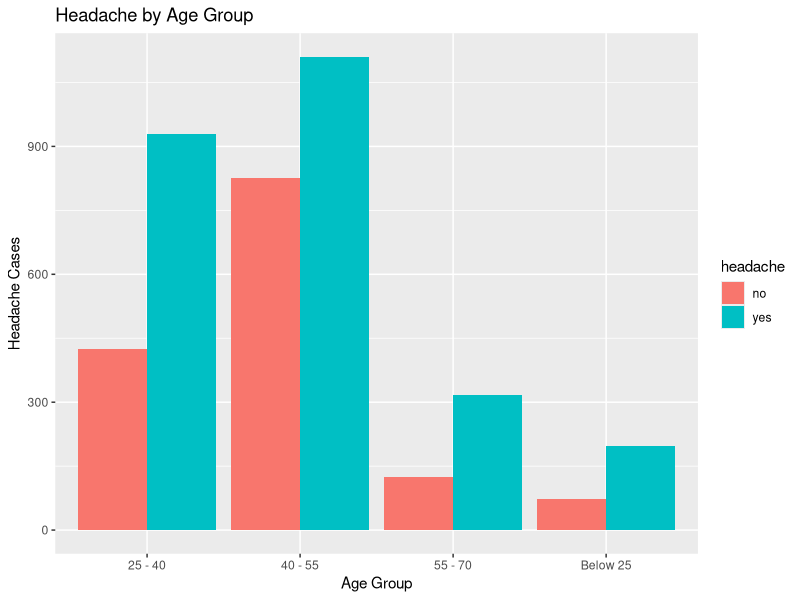

Here is the R script that generated this plot:
# Importing the library
library(ggplot2)

# Use dplyr
library(dplyr)

# Reading the file
migraine <- read.csv(file = 'G15dataset_KosteckiDillon.csv')

# Printing the data
head(migraine)

# Feature Extraction

migraine <- migraine %>% mutate(agegroup = case_when(age <= 25 ~ 'Below 25',
                                                     age >= 25  & age <= 40 ~ '25 - 40',
                                                     age >= 40  & age <= 55 ~ '40 - 55',
                                                     age >= 55  & age <= 70 ~ '55 - 70'
                                             )) # end function

head(migraine)

migrainecount <- migraine %>%  
  group_by(agegroup, headache) %>% 
  summarise(Freq = n()) 
migrainecount  

agegroupviz <- ggplot(migrainecount, aes(x=agegroup, y=Freq, fill=headache)) + 
  geom_bar(stat="identity", position="dodge")

agegroupviz <- agegroupviz + ggtitle("Headache by Age Group") + xlab("Age Group") + ylab("Headache Cases") # Adds titles

agegroupviz
